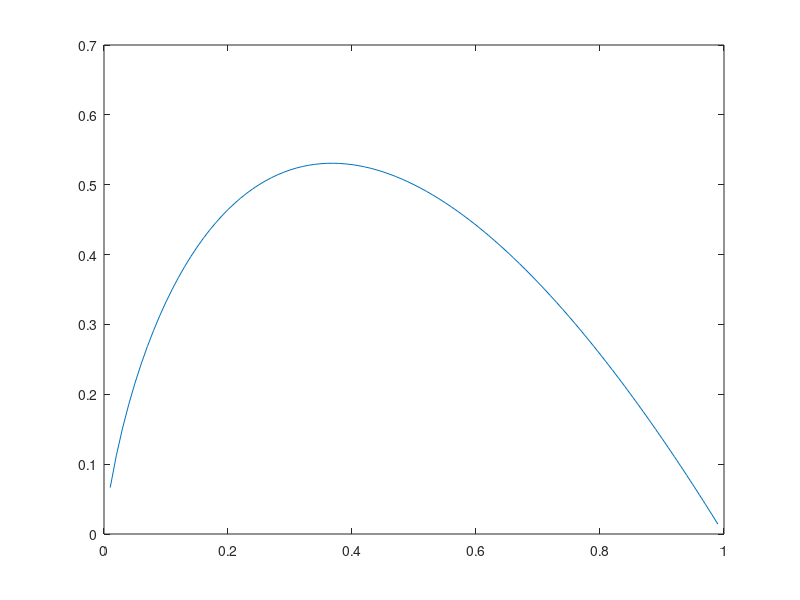
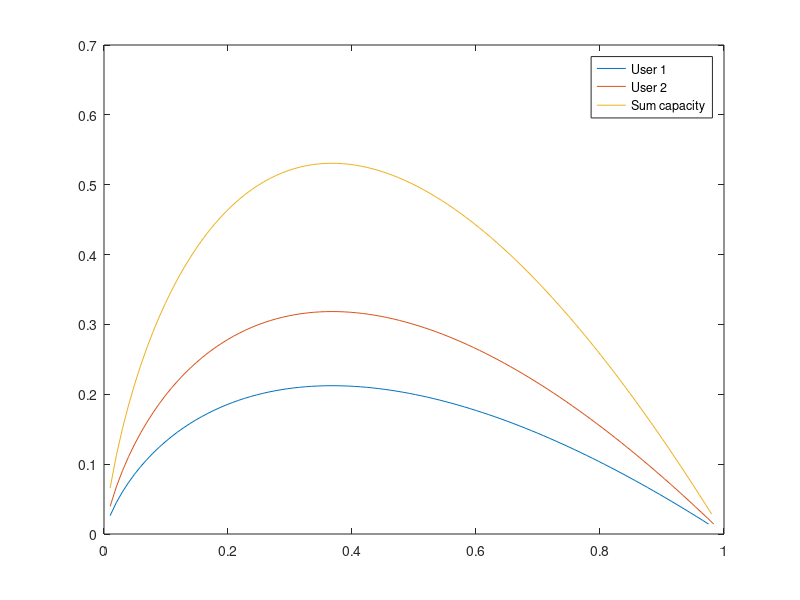

MATLAB code for these plots, in order:

clear all;clc


mu = 1;
C = @(lambda,mu) lambda.*log2(mu./lambda); 

eps = 0.01;
lambda = linspace(0,mu-eps,100);


plot(lambda/mu, C(lambda,mu)) %capacity of ./M/1 queue


%FDMA

s = 0.4; %needs to be optimized
mu1 = s*mu;
mu2 = mu-mu1;


%The ratios of lambda1/mu1 and lambda2/mu2 are the same.
C_sum = @(lambda1,lambda2,mu1,mu2) lambda1.*log2(mu1./lambda1)+lambda2.*log2(mu2./lambda2); 
lambda1 = linspace(0,mu1-eps,100);
lambda2 = linspace(0,mu2-eps,100);


figure
plot(lambda1/mu1, C(lambda1,mu1))
hold on
plot(lambda2/mu2, C(lambda2,mu2))
hold on
plot(s*lambda1/mu1+(1-s)*lambda2/mu2, C_sum(lambda1,lambda2,mu1,mu2))
legend('User 1','User 2', 'Sum capacity')